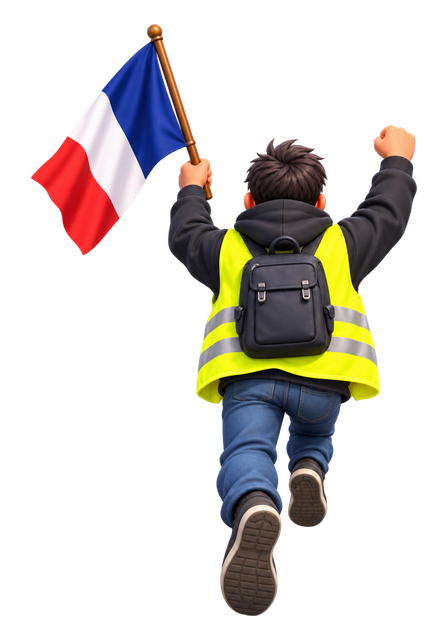
#> input picture docs/convergence/assets/approved/P02.webp, 448 x 640 px, found by its file name
$ python bake-p02-backpack.py
#> lines starting #> are read from the running program, lines starting #| are printed output that depends on the picture; after the words box and inside, x2 and y2 are one past the last pixel; in counts of white or black regions, pixels touching at a corner belong together
"""Bake the approved P02 backpack detail as a reusable texture for native Walk rigs.
The approved reference image is read-only and not modified.
"""
from pathlib import Path
import numpy as np
from PIL import Image, ImageDraw, ImageFilter
root=Path(__file__).resolve().parents[1]
source=Image.open(root/'public/assets/approved/P02.webp').convert('RGBA')
#> source is the input picture: PIL image 448x640 RGBA; mean R, G, B, A 44.3, 37.1, 28.5, 68.6
assert source.size==(448,640)
bounds=(231,239,351,361)
crop=source.crop(bounds)
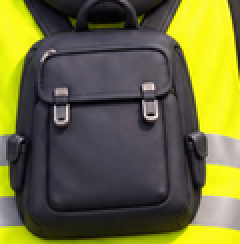
#> crop: PIL image 120x122 RGBA (shown 2 times larger); mean R, G, B, A 107.7, 106.4, 58, 252.9; transparent parts drawn white
mask=Image.new('L',crop.size,0)
#> mask: PIL image 120x122 L; every value is 0
outline=[(259,250),(277,242),(305,243),(327,254),(339,274),(345,322),(329,351),(250,352),(237,333),(237,278)]
ImageDraw.Draw(mask).polygon([(x-bounds[0],y-bounds[1]) for x,y in outline],fill=255)
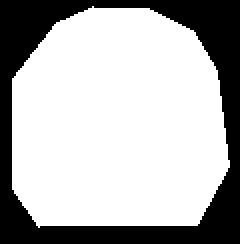
#> mask: PIL image 120x122 L (shown 2 times larger); 70.1% white; 1 black region, box (x1, y1, x2, y2) and area: (0, 0, 120, 122) 4378
mask=mask.filter(ImageFilter.GaussianBlur(1.5))
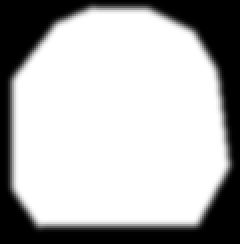
#> mask: PIL image 120x122 L (shown 2 times larger); min 0, max 255, mean 178.7
alpha=np.asarray(crop.getchannel('A'),dtype=np.float32)
shape=np.asarray(mask,dtype=np.float32)
crop.putalpha(Image.fromarray((alpha*shape/255).astype(np.uint8)))
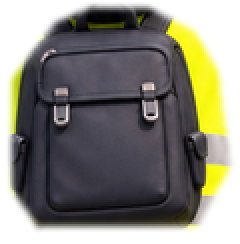
#> crop: PIL image 120x122 RGBA (shown 2 times larger); mean R, G, B, A 107.7, 106.4, 58, 177.2; transparent parts drawn white
out=root/'public/assets/crowd/p02-backpack-detail.webp'
crop.save(out,quality=91,method=6)
#> (the run stopped early here; a loop or call above may not have finished)
